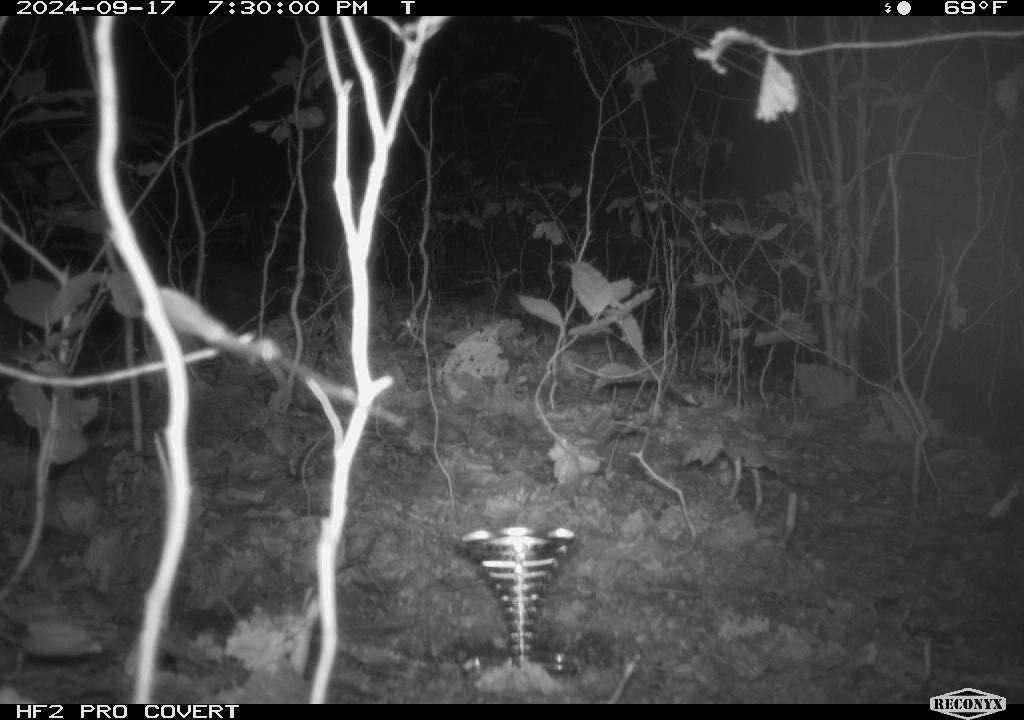
#> input picture archived_live_photos/000001.jpg, 1024 x 720 px; its folder holds only this picture in this run
$ python get_data_from_photos.py
#> lines starting #> are read from the running program, lines starting #| are printed output that depends on the picture
import os
from PIL import Image, ExifTags
import pytesseract
import csv
import re
from datetime import datetime


pytesseract.pytesseract.tesseract_cmd = r'C:\\Program Files\\Tesseract-OCR\\tesseract.exe'
config = ('-l eng --oem 1 --psm 3')

custom_config = r'--oem 3 --psm 6 -c tessedit_char_whitelist=0123456789F°'

def convert_exif_datetime(exif_date_time: str) -> str:
    """
    Converts a date-time string from EXIF format 'YYYY:MM:DD HH:MM:SS'
    to standard format 'YYYY-MM-DD HH:MM:SS'.

    Args:
    exif_date_time (str): The date-time string in EXIF format.

    Returns:
    str: The converted date-time string in standard format.
    """
    try:
        # Convert the EXIF date-time to standard format
        converted_date_time = datetime.strptime(exif_date_time, "%Y:%m:%d %H:%M:%S").strftime("%Y-%m-%d %H:%M:%S")
        return converted_date_time
    except ValueError as e:
        print(f"Error converting date-time: {e}")
        return None  # Return None if the format is incorrect

def get_exif_data(img):
    exif_data = img._getexif()
    if exif_data:
        for tag, value in exif_data.items():
            decoded_tag = ExifTags.TAGS.get(tag, tag)
            # [4 lines of commented-out code are left out]
            if decoded_tag == 'DateTimeOriginal':
                return convert_exif_datetime(value)
    return None
# Ensure Tesseract is installed and set up correctly
# For example, if using Windows, set the path to your tesseract installation:
# pytesseract.pytesseract.tesseract_cmd = r'C:\Program Files\Tesseract-OCR\tesseract.exe'

# Create a CSV file to store the results if it doesn't already exist
csv_file = 'archive_data.csv'
if not os.path.exists(csv_file):
    with open(csv_file, mode='w', newline='') as file:
        writer = csv.writer(file)
        writer.writerow(['Image Name', 'Date', 'Temp'])

# Define the directory where the images are stored
image_dir = 'archived_live_photos'

error_set = set()
track_errors = {}

for image_file in os.listdir(image_dir):
    if image_file.endswith('.jpg'):
        image_path = os.path.join(image_dir, image_file)

        # Open the image
        with Image.open(image_path) as img:
#> img is the input picture: PIL image 1024x720 RGB; min 0, max 255, mean 65.6
            date = get_exif_data(img)
#> in get_exif_data, `exif_data = img._getexif()`: exif_data = 24 items
#> the loop in get_exif_data, `for tag, value in exif_data.items():` made 12 passes
#> (tag, decoded_tag) on passes 4, 7, 8, 9, 10, 11: (272, 'Model'), (282, 'XResolution'), (283, 'YResolution'), (36864, 'ExifVersion'), (37121, 'ComponentsConfiguration'), (40960, 'FlashPixVersion')
#> (tag, value, decoded_tag) on passes 1, 2, 3, 5, 6: (296, 2, 'ResolutionUnit'), (34665, 300, 'ExifOffset'), (271, 'RECONYX', 'Make'), (306, '2024:09:17 19:30:00', 'DateTime'), (531, 2, 'YCbCrPositioning')
#> date = '2024-09-17 19:30:00'
            # Get image dimensions
            width, height = img.size
#> width = 1024; height = 720
             # 1. Crop the top 16 pixels from the image (entire width)
            top_16_crop = img.crop((0, 0, width, 16))
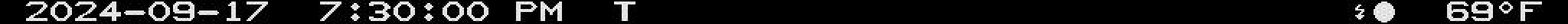
#> top_16_crop: PIL image 1024x16 RGB (shown 2 times larger); min 0, max 255, mean 27.9

            # Crop from 100 pixels to the left of the rightmost side of the image
            crop_right = top_16_crop.crop((width-80, 0, width-45, 16))
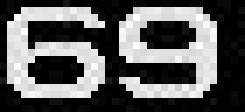
#> crop_right: PIL image 35x16 RGB (shown 7 times larger); min 0, max 255, mean 91.1
            # if '000013' in image_file:
            # crop_right.show()
#> (the run stopped early here; a loop or call above may not have finished)
